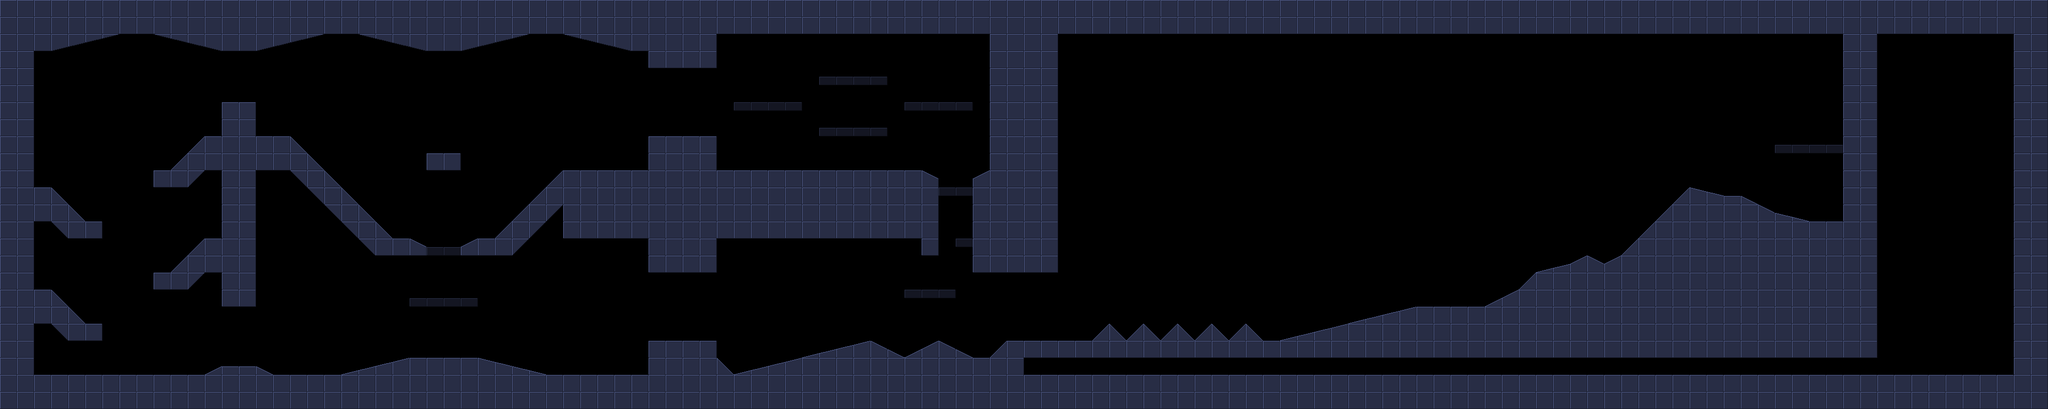

Tiled map render using the project's own tile images. Description and the map definition, with tile-layer contents summarised, below:
An orthogonal 120x24 tile map with 32x32 px tiles, 2 tile layers (OneWayPlatform, SolidTiles).

<map version="1.10" tiledversion="1.10.2" orientation="orthogonal" renderorder="right-down" width="120" height="24" tilewidth="32" tileheight="32" infinite="0" nextlayerid="13" nextobjectid="1">
 <editorsettings>
  <chunksize width="32" height="32" />
 </editorsettings>
 <tileset firstgid="1" source="CollisionTiles.tsx" />
 <group id="12" name="Collision">
  <layer id="4" name="OneWayPlatform" width="120" height="24" opacity="0.5" tintcolor="#550000">
   <data>[2880 cells, 32 non-empty, 2 distinct tile ids]</data>
  </layer>
  <layer id="1" name="SolidTiles" width="120" height="24">
   <data>[2880 cells, 1187 non-empty, 27 distinct tile ids]</data>
  </layer>
 </group>
</map>